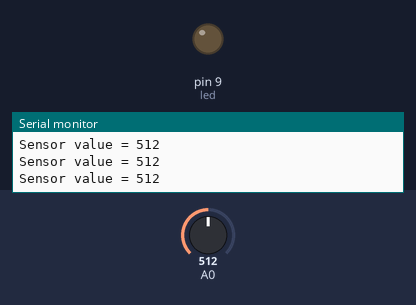
Bench run of a sketch on a simulated Arduino Uno, built with avr-gcc and run on an emulated ATmega328P. On the bench: output pins drawn as LEDs (lit = HIGH), the last lines printed to the serial monitor. The test bench sets the inputs (shaded band); at power-on: A0 = 512.

Above: at 1.2 s.
1.3 s: A0 set to 218
3.0 s: A0 set to 188
At 4.5 s:
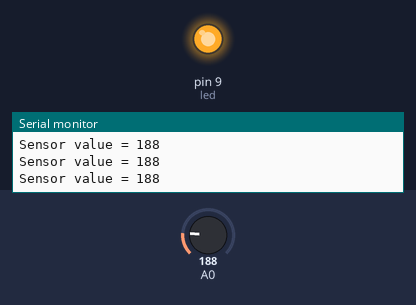
4.8 s: A0 set to 210
At 6.1 s:
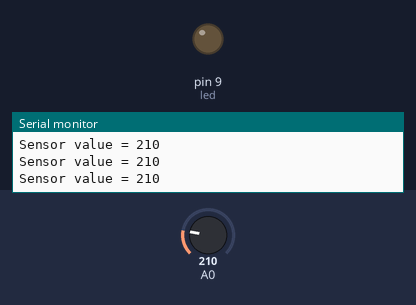
6.6 s: A0 set to 190
At 7.5 s:
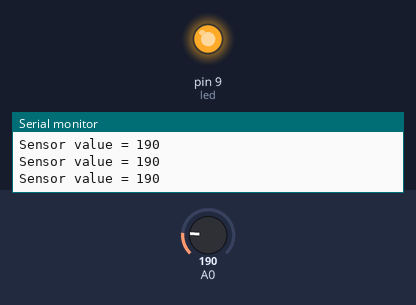
Timing chart, 0 to 9.4 s (numbered marks = the images above; inputs shaded):
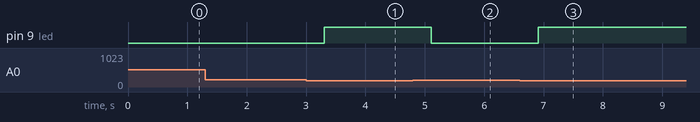

Measured:
- the behaviour switches between 200 and 199 on A0 (found by bisection; images 0 and 1)
- after the input at 3.0 s, pin 9 (led): LOW → HIGH after 0.30 s
- after the input at 4.8 s, pin 9 (led): HIGH → LOW after 0.31 s
- after the input at 6.6 s, pin 9 (led): LOW → HIGH after 0.31 s

The sketch:

photocell.ino
```cpp
int sensor;
int led = 9;
int bottun = 7;
void setup() {
  Serial.begin(9600);
  pinMode(led, OUTPUT);
  pinMode(bottun, INPUT);
}

void loop() {
  sensor = analogRead(A0);

  Serial.print("Sensor value = ");
  Serial.println(sensor);
  delay(300);

  if (sensor < 200) {
    digitalWrite(led, HIGH);
  } else {
    digitalWrite(led, LOW);
  }
}
```
